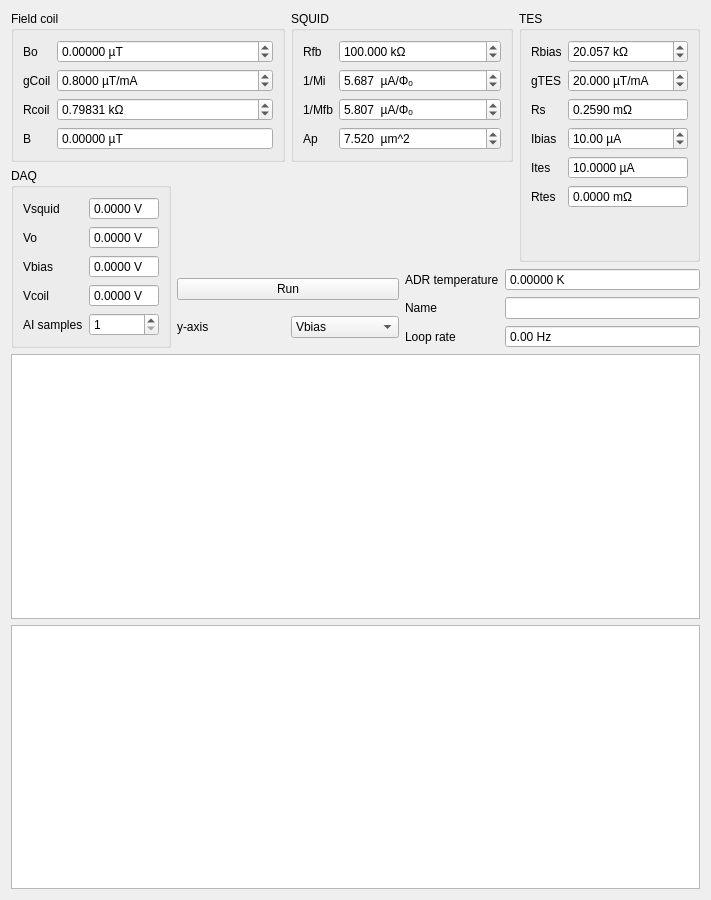
<?xml version="1.0" encoding="UTF-8"?>
<ui version="4.0">
 <class>Form</class>
 <widget class="QWidget" name="Form">
  <property name="geometry">
   <rect>
    <x>0</x>
    <y>0</y>
    <width>711</width>
    <height>900</height>
   </rect>
  </property>
  <property name="windowTitle">
   <string>Form</string>
  </property>
  <layout class="QHBoxLayout" name="horizontalLayout_6">
   <item>
    <layout class="QVBoxLayout" name="verticalLayout_3">
     <item>
      <layout class="QGridLayout" name="gridLayout">
       <item row="0" column="0" colspan="2">
        <widget class="QGroupBox" name="groupBox_3">
         <property name="title">
          <string>Field coil</string>
         </property>
         <layout class="QHBoxLayout" name="horizontalLayout_2">
          <item>
           <layout class="QFormLayout" name="formLayout_2">
            <item row="1" column="0">
             <widget class="QLabel" name="label_5">
              <property name="text">
               <string>gCoil</string>
              </property>
             </widget>
            </item>
            <item row="1" column="1">
             <widget class="SiDoubleSpinBox" name="gCoilSb">
              <property name="toolTip">
               <string>Coil field constant</string>
              </property>
              <property name="keyboardTracking">
               <bool>false</bool>
              </property>
              <property name="suffix">
               <string> µT/mA</string>
              </property>
              <property name="decimals">
               <number>4</number>
              </property>
              <property name="minimum">
               <double>-10.000000000000000</double>
              </property>
              <property name="maximum">
               <double>10.000000000000000</double>
              </property>
              <property name="singleStep">
               <double>0.000000000000000</double>
              </property>
              <property name="value">
               <double>0.800000000000000</double>
              </property>
              <property name="setToSiFactor" stdset="0">
               <double>0.001000000000000</double>
              </property>
             </widget>
            </item>
            <item row="2" column="0">
             <widget class="QLabel" name="label_6">
              <property name="text">
               <string>Rcoil</string>
              </property>
             </widget>
            </item>
            <item row="2" column="1">
             <widget class="SiDoubleSpinBox" name="RcoilSb">
              <property name="toolTip">
               <string>Coil drive resistance</string>
              </property>
              <property name="suffix">
               <string> kΩ</string>
              </property>
              <property name="decimals">
               <number>5</number>
              </property>
              <property name="maximum">
               <double>20000.000000000000000</double>
              </property>
              <property name="singleStep">
               <double>0.000100000000000</double>
              </property>
              <property name="value">
               <double>0.798310000000000</double>
              </property>
              <property name="setToSiFactor" stdset="0">
               <double>1000.000000000000000</double>
              </property>
             </widget>
            </item>
            <item row="0" column="0">
             <widget class="QLabel" name="label_9">
              <property name="text">
               <string>Bo</string>
              </property>
             </widget>
            </item>
            <item row="0" column="1">
             <widget class="SiDoubleSpinBox" name="BoSb">
              <property name="toolTip">
               <string>Constant bias field</string>
              </property>
              <property name="keyboardTracking">
               <bool>false</bool>
              </property>
              <property name="suffix">
               <string> µT</string>
              </property>
              <property name="decimals">
               <number>5</number>
              </property>
              <property name="minimum">
               <double>-1000.000000000000000</double>
              </property>
              <property name="maximum">
               <double>1000.000000000000000</double>
              </property>
              <property name="singleStep">
               <double>0.000010000000000</double>
              </property>
              <property name="value">
               <double>0.000000000000000</double>
              </property>
              <property name="setToSiFactor" stdset="0">
               <double>0.000001000000000</double>
              </property>
             </widget>
            </item>
            <item row="3" column="1">
             <widget class="SiDoubleSpinBox" name="BcoilSb">
              <property name="toolTip">
               <string>Constant bias field</string>
              </property>
              <property name="readOnly">
               <bool>true</bool>
              </property>
              <property name="buttonSymbols">
               <enum>QAbstractSpinBox::NoButtons</enum>
              </property>
              <property name="suffix">
               <string> µT</string>
              </property>
              <property name="decimals">
               <number>5</number>
              </property>
              <property name="minimum">
               <double>-1000.000000000000000</double>
              </property>
              <property name="maximum">
               <double>1000.000000000000000</double>
              </property>
              <property name="singleStep">
               <double>0.000010000000000</double>
              </property>
              <property name="value">
               <double>0.000000000000000</double>
              </property>
              <property name="setToSiFactor" stdset="0">
               <double>0.000001000000000</double>
              </property>
             </widget>
            </item>
            <item row="3" column="0">
             <widget class="QLabel" name="label_12">
              <property name="text">
               <string>B</string>
              </property>
             </widget>
            </item>
           </layout>
          </item>
         </layout>
        </widget>
       </item>
       <item row="0" column="2" colspan="2">
        <widget class="QGroupBox" name="groupBox">
         <property name="title">
          <string>SQUID</string>
         </property>
         <layout class="QHBoxLayout" name="horizontalLayout">
          <item>
           <layout class="QFormLayout" name="formLayout">
            <item row="0" column="0">
             <widget class="QLabel" name="label">
              <property name="text">
               <string>Rfb</string>
              </property>
             </widget>
            </item>
            <item row="0" column="1">
             <widget class="SiDoubleSpinBox" name="RfbSb">
              <property name="toolTip">
               <string>Feedback resistance of PFL (usually 100kOhm or 10kOhm)</string>
              </property>
              <property name="suffix">
               <string> kΩ</string>
              </property>
              <property name="decimals">
               <number>3</number>
              </property>
              <property name="maximum">
               <double>1000.000000000000000</double>
              </property>
              <property name="value">
               <double>100.000000000000000</double>
              </property>
              <property name="setToSiFactor" stdset="0">
               <double>1000.000000000000000</double>
              </property>
             </widget>
            </item>
            <item row="1" column="0">
             <widget class="QLabel" name="label_2">
              <property name="text">
               <string>1/Mi</string>
              </property>
             </widget>
            </item>
            <item row="1" column="1">
             <widget class="SiDoubleSpinBox" name="invMiSb">
              <property name="toolTip">
               <string>Input coil coupling of SQUID</string>
              </property>
              <property name="layoutDirection">
               <enum>Qt::LeftToRight</enum>
              </property>
              <property name="suffix">
               <string>  µA/Φₒ</string>
              </property>
              <property name="decimals">
               <number>3</number>
              </property>
              <property name="maximum">
               <double>1000.000000000000000</double>
              </property>
              <property name="singleStep">
               <double>0.010000000000000</double>
              </property>
              <property name="value">
               <double>5.687000000000000</double>
              </property>
              <property name="setToSiFactor" stdset="0">
               <double>0.000001000000000</double>
              </property>
             </widget>
            </item>
            <item row="2" column="0">
             <widget class="QLabel" name="label_3">
              <property name="text">
               <string>1/Mfb</string>
              </property>
             </widget>
            </item>
            <item row="2" column="1">
             <widget class="SiDoubleSpinBox" name="invMfbSb">
              <property name="toolTip">
               <string>Feedback coil coupling of SQUID</string>
              </property>
              <property name="suffix">
               <string>  µA/Φₒ</string>
              </property>
              <property name="decimals">
               <number>3</number>
              </property>
              <property name="maximum">
               <double>1000.000000000000000</double>
              </property>
              <property name="value">
               <double>5.807000000000000</double>
              </property>
              <property name="setToSiFactor" stdset="0">
               <double>0.000001000000000</double>
              </property>
             </widget>
            </item>
            <item row="3" column="0">
             <widget class="QLabel" name="label_8">
              <property name="text">
               <string>Ap</string>
              </property>
             </widget>
            </item>
            <item row="3" column="1">
             <widget class="SiDoubleSpinBox" name="ApSb">
              <property name="toolTip">
               <string>Parasitic pickup area of the SQUID and input loop. Determined by driving external B field at zero TES bias.</string>
              </property>
              <property name="suffix">
               <string>  µm^2</string>
              </property>
              <property name="decimals">
               <number>3</number>
              </property>
              <property name="minimum">
               <double>-1000.000000000000000</double>
              </property>
              <property name="maximum">
               <double>1000.000000000000000</double>
              </property>
              <property name="value">
               <double>7.520000000000000</double>
              </property>
              <property name="setToSiFactor" stdset="0">
               <double>0.000000000000000</double>
              </property>
             </widget>
            </item>
           </layout>
          </item>
         </layout>
        </widget>
       </item>
       <item row="0" column="4" rowspan="2">
        <widget class="QGroupBox" name="groupBox_2">
         <property name="title">
          <string>TES</string>
         </property>
         <layout class="QHBoxLayout" name="horizontalLayout_3">
          <item>
           <layout class="QFormLayout" name="formLayout_3">
            <item row="1" column="0">
             <widget class="QLabel" name="label_4">
              <property name="text">
               <string>gTES</string>
              </property>
             </widget>
            </item>
            <item row="1" column="1">
             <widget class="SiDoubleSpinBox" name="gTesSb">
              <property name="toolTip">
               <string>TES self field constant dB/dI</string>
              </property>
              <property name="keyboardTracking">
               <bool>false</bool>
              </property>
              <property name="suffix">
               <string> µT/mA</string>
              </property>
              <property name="decimals">
               <number>3</number>
              </property>
              <property name="minimum">
               <double>-1000.000000000000000</double>
              </property>
              <property name="maximum">
               <double>1000.000000000000000</double>
              </property>
              <property name="value">
               <double>20.000000000000000</double>
              </property>
              <property name="setToSiFactor" stdset="0">
               <double>0.001000000000000</double>
              </property>
             </widget>
            </item>
            <item row="2" column="0">
             <widget class="QLabel" name="label_7">
              <property name="text">
               <string>Rs</string>
              </property>
             </widget>
            </item>
            <item row="2" column="1">
             <widget class="SiDoubleSpinBox" name="RsSb">
              <property name="toolTip">
               <string>TES (parallel) shunt resistance.</string>
              </property>
              <property name="readOnly">
               <bool>true</bool>
              </property>
              <property name="buttonSymbols">
               <enum>QAbstractSpinBox::NoButtons</enum>
              </property>
              <property name="suffix">
               <string> mΩ</string>
              </property>
              <property name="decimals">
               <number>4</number>
              </property>
              <property name="maximum">
               <double>1.000000000000000</double>
              </property>
              <property name="value">
               <double>0.259000000000000</double>
              </property>
              <property name="setToSiFactor" stdset="0">
               <double>0.001000000000000</double>
              </property>
             </widget>
            </item>
            <item row="3" column="0">
             <widget class="QLabel" name="label_10">
              <property name="text">
               <string>Ibias</string>
              </property>
             </widget>
            </item>
            <item row="3" column="1">
             <widget class="SiDoubleSpinBox" name="IbiasSb">
              <property name="toolTip">
               <string>Desired TES current.</string>
              </property>
              <property name="accelerated">
               <bool>true</bool>
              </property>
              <property name="keyboardTracking">
               <bool>false</bool>
              </property>
              <property name="suffix">
               <string> µA</string>
              </property>
              <property name="decimals">
               <number>2</number>
              </property>
              <property name="minimum">
               <double>-300.000000000000000</double>
              </property>
              <property name="maximum">
               <double>300.000000000000000</double>
              </property>
              <property name="singleStep">
               <double>0.020000000000000</double>
              </property>
              <property name="value">
               <double>10.000000000000000</double>
              </property>
              <property name="setToSiFactor" stdset="0">
               <double>0.000001000000000</double>
              </property>
             </widget>
            </item>
            <item row="5" column="0">
             <widget class="QLabel" name="label_11">
              <property name="text">
               <string>Rtes</string>
              </property>
             </widget>
            </item>
            <item row="5" column="1">
             <widget class="SiDoubleSpinBox" name="RtesSb">
              <property name="toolTip">
               <string>TES resistance</string>
              </property>
              <property name="readOnly">
               <bool>true</bool>
              </property>
              <property name="buttonSymbols">
               <enum>QAbstractSpinBox::NoButtons</enum>
              </property>
              <property name="suffix">
               <string> mΩ</string>
              </property>
              <property name="decimals">
               <number>4</number>
              </property>
              <property name="minimum">
               <double>-2000.000000000000000</double>
              </property>
              <property name="maximum">
               <double>2000.000000000000000</double>
              </property>
              <property name="value">
               <double>0.000000000000000</double>
              </property>
              <property name="setToSiFactor" stdset="0">
               <double>0.001000000000000</double>
              </property>
             </widget>
            </item>
            <item row="0" column="1">
             <widget class="SiDoubleSpinBox" name="RbiasSb">
              <property name="toolTip">
               <string>TES bias resistance (series resistance).</string>
              </property>
              <property name="suffix">
               <string> kΩ</string>
              </property>
              <property name="decimals">
               <number>3</number>
              </property>
              <property name="maximum">
               <double>10000.000000000000000</double>
              </property>
              <property name="singleStep">
               <double>0.001000000000000</double>
              </property>
              <property name="value">
               <double>20.056999999999999</double>
              </property>
              <property name="setToSiFactor" stdset="0">
               <double>1000.000000000000000</double>
              </property>
             </widget>
            </item>
            <item row="0" column="0">
             <widget class="QLabel" name="label_17">
              <property name="text">
               <string>Rbias</string>
              </property>
             </widget>
            </item>
            <item row="4" column="0">
             <widget class="QLabel" name="label_23">
              <property name="text">
               <string>Ites</string>
              </property>
             </widget>
            </item>
            <item row="4" column="1">
             <widget class="SiDoubleSpinBox" name="ItesSb">
              <property name="toolTip">
               <string>Desired TES current.</string>
              </property>
              <property name="readOnly">
               <bool>true</bool>
              </property>
              <property name="buttonSymbols">
               <enum>QAbstractSpinBox::NoButtons</enum>
              </property>
              <property name="keyboardTracking">
               <bool>false</bool>
              </property>
              <property name="suffix">
               <string> µA</string>
              </property>
              <property name="decimals">
               <number>4</number>
              </property>
              <property name="minimum">
               <double>-1000.000000000000000</double>
              </property>
              <property name="maximum">
               <double>1000.000000000000000</double>
              </property>
              <property name="singleStep">
               <double>0.000100000000000</double>
              </property>
              <property name="value">
               <double>10.000000000000000</double>
              </property>
              <property name="setToSiFactor" stdset="0">
               <double>0.000001000000000</double>
              </property>
             </widget>
            </item>
           </layout>
          </item>
         </layout>
        </widget>
       </item>
       <item row="1" column="0" rowspan="2">
        <widget class="QGroupBox" name="groupBox_4">
         <property name="title">
          <string>DAQ</string>
         </property>
         <layout class="QHBoxLayout" name="horizontalLayout_4">
          <item>
           <layout class="QFormLayout" name="formLayout_4">
            <item row="0" column="0">
             <widget class="QLabel" name="label_13">
              <property name="text">
               <string>Vsquid</string>
              </property>
             </widget>
            </item>
            <item row="1" column="0">
             <widget class="QLabel" name="label_14">
              <property name="text">
               <string>Vo</string>
              </property>
             </widget>
            </item>
            <item row="2" column="0">
             <widget class="QLabel" name="label_15">
              <property name="text">
               <string>Vbias</string>
              </property>
             </widget>
            </item>
            <item row="3" column="0">
             <widget class="QLabel" name="label_16">
              <property name="text">
               <string>Vcoil</string>
              </property>
             </widget>
            </item>
            <item row="4" column="1">
             <widget class="QSpinBox" name="aiSamplesSb">
              <property name="toolTip">
               <string>Number of samples to take for the measurement of SQUID voltage.</string>
              </property>
              <property name="keyboardTracking">
               <bool>false</bool>
              </property>
              <property name="minimum">
               <number>1</number>
              </property>
              <property name="maximum">
               <number>500</number>
              </property>
             </widget>
            </item>
            <item row="4" column="0">
             <widget class="QLabel" name="label_19">
              <property name="text">
               <string>AI samples</string>
              </property>
             </widget>
            </item>
            <item row="0" column="1">
             <widget class="QDoubleSpinBox" name="VsquidSb">
              <property name="toolTip">
               <string>SQUID feedback voltage</string>
              </property>
              <property name="buttonSymbols">
               <enum>QAbstractSpinBox::NoButtons</enum>
              </property>
              <property name="suffix">
               <string> V</string>
              </property>
              <property name="decimals">
               <number>4</number>
              </property>
              <property name="minimum">
               <double>-15.000000000000000</double>
              </property>
              <property name="maximum">
               <double>15.000000000000000</double>
              </property>
             </widget>
            </item>
            <item row="1" column="1">
             <widget class="QDoubleSpinBox" name="VoSb">
              <property name="toolTip">
               <string>SQUID feedback voltage at 0 TES current</string>
              </property>
              <property name="buttonSymbols">
               <enum>QAbstractSpinBox::NoButtons</enum>
              </property>
              <property name="suffix">
               <string> V</string>
              </property>
              <property name="decimals">
               <number>4</number>
              </property>
              <property name="minimum">
               <double>-15.000000000000000</double>
              </property>
              <property name="maximum">
               <double>15.000000000000000</double>
              </property>
             </widget>
            </item>
            <item row="2" column="1">
             <widget class="QDoubleSpinBox" name="VbiasSb">
              <property name="toolTip">
               <string>TES bias voltage</string>
              </property>
              <property name="buttonSymbols">
               <enum>QAbstractSpinBox::NoButtons</enum>
              </property>
              <property name="suffix">
               <string> V</string>
              </property>
              <property name="decimals">
               <number>4</number>
              </property>
              <property name="minimum">
               <double>-15.000000000000000</double>
              </property>
              <property name="maximum">
               <double>15.000000000000000</double>
              </property>
             </widget>
            </item>
            <item row="3" column="1">
             <widget class="QDoubleSpinBox" name="VcoilSb">
              <property name="toolTip">
               <string>Coil drive voltage</string>
              </property>
              <property name="buttonSymbols">
               <enum>QAbstractSpinBox::NoButtons</enum>
              </property>
              <property name="suffix">
               <string> V</string>
              </property>
              <property name="decimals">
               <number>4</number>
              </property>
              <property name="minimum">
               <double>-15.000000000000000</double>
              </property>
              <property name="maximum">
               <double>15.000000000000000</double>
              </property>
             </widget>
            </item>
           </layout>
          </item>
         </layout>
        </widget>
       </item>
       <item row="2" column="1" colspan="2">
        <layout class="QVBoxLayout" name="verticalLayout_2">
         <item>
          <widget class="QPushButton" name="runPb">
           <property name="text">
            <string>Run</string>
           </property>
          </widget>
         </item>
         <item>
          <layout class="QHBoxLayout" name="horizontalLayout_5">
           <item>
            <widget class="QLabel" name="label_22">
             <property name="text">
              <string>y-axis</string>
             </property>
            </widget>
           </item>
           <item>
            <widget class="QComboBox" name="yAxisCombo">
             <item>
              <property name="text">
               <string>Vbias</string>
              </property>
             </item>
             <item>
              <property name="text">
               <string>Vcoil</string>
              </property>
             </item>
             <item>
              <property name="text">
               <string>Vo</string>
              </property>
             </item>
             <item>
              <property name="text">
               <string>Vsquid</string>
              </property>
             </item>
             <item>
              <property name="text">
               <string>Ites</string>
              </property>
             </item>
             <item>
              <property name="text">
               <string>Rtes</string>
              </property>
             </item>
            </widget>
           </item>
          </layout>
         </item>
        </layout>
       </item>
       <item row="2" column="3" colspan="2">
        <layout class="QFormLayout" name="formLayout_5">
         <item row="0" column="0">
          <widget class="QLabel" name="label_21">
           <property name="text">
            <string>ADR temperature</string>
           </property>
          </widget>
         </item>
         <item row="0" column="1">
          <widget class="QDoubleSpinBox" name="temperatureSb">
           <property name="readOnly">
            <bool>true</bool>
           </property>
           <property name="buttonSymbols">
            <enum>QAbstractSpinBox::NoButtons</enum>
           </property>
           <property name="suffix">
            <string> K</string>
           </property>
           <property name="decimals">
            <number>5</number>
           </property>
           <property name="maximum">
            <double>10.000000000000000</double>
           </property>
           <property name="singleStep">
            <double>0.000001000000000</double>
           </property>
          </widget>
         </item>
         <item row="1" column="0">
          <widget class="QLabel" name="label_18">
           <property name="text">
            <string>Name</string>
           </property>
          </widget>
         </item>
         <item row="1" column="1">
          <widget class="QLineEdit" name="nameLe"/>
         </item>
         <item row="2" column="0">
          <widget class="QLabel" name="label_20">
           <property name="text">
            <string>Loop rate</string>
           </property>
          </widget>
         </item>
         <item row="2" column="1">
          <widget class="QDoubleSpinBox" name="loopRateSb">
           <property name="toolTip">
            <string>Approximate iteration speed of the feedback loop.</string>
           </property>
           <property name="readOnly">
            <bool>true</bool>
           </property>
           <property name="buttonSymbols">
            <enum>QAbstractSpinBox::NoButtons</enum>
           </property>
           <property name="suffix">
            <string> Hz</string>
           </property>
           <property name="decimals">
            <number>2</number>
           </property>
           <property name="maximum">
            <double>5000.000000000000000</double>
           </property>
          </widget>
         </item>
        </layout>
       </item>
       <item row="1" column="3">
        <widget class="LedIndicator" name="problemLed">
         <property name="toolTip">
          <string>Ites exceeds Ibias. Probably had a flux jump.</string>
         </property>
        </widget>
       </item>
       <item row="1" column="1">
        <widget class="LedIndicator" name="lockLostLed"/>
       </item>
      </layout>
     </item>
     <item>
      <layout class="QVBoxLayout" name="verticalLayout">
       <item>
        <widget class="TimePlotWidget" name="plotVsTime">
         <property name="sizePolicy">
          <sizepolicy hsizetype="Expanding" vsizetype="Expanding">
           <horstretch>2</horstretch>
           <verstretch>1</verstretch>
          </sizepolicy>
         </property>
        </widget>
       </item>
       <item>
        <widget class="PlotWidget" name="plotVsTemp">
         <property name="sizePolicy">
          <sizepolicy hsizetype="Expanding" vsizetype="Expanding">
           <horstretch>0</horstretch>
           <verstretch>1</verstretch>
          </sizepolicy>
         </property>
        </widget>
       </item>
      </layout>
     </item>
    </layout>
   </item>
  </layout>
 </widget>
 <customwidgets>
  <customwidget>
   <class>LedIndicator</class>
   <extends>QWidget</extends>
   <header>LabWidgets.Indicators</header>
  </customwidget>
  <customwidget>
   <class>SiDoubleSpinBox</class>
   <extends>QDoubleSpinBox</extends>
   <header>LabWidgets.Indicators</header>
  </customwidget>
  <customwidget>
   <class>PlotWidget</class>
   <extends>QGraphicsView</extends>
   <header>pyqtgraph</header>
  </customwidget>
  <customwidget>
   <class>TimePlotWidget</class>
   <extends>QGraphicsView</extends>
   <header>LabWidgets.TimePlotWidget</header>
  </customwidget>
 </customwidgets>
 <resources/>
 <connections/>
</ui>
